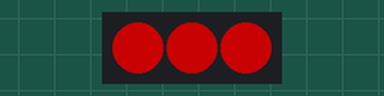
The sketch below on a simulated ATtiny85, built with avr-gcc and run on an emulated ATtiny85. Shown: 3 RGB LEDs in strip order, left to right. Dim RGB values are drawn brighter than linear; random numbers use the default seed unless the sketch sets one.

Above: at 0.05 s.
At 7.08 s:
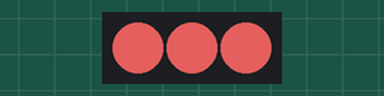
At 15.4 s:
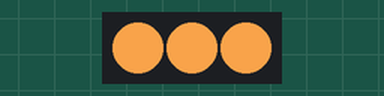
Timing chart, 0 to 40.0 s (numbered marks = the images above):
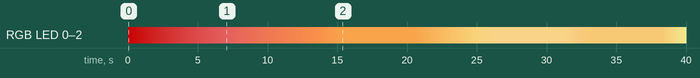

Measured:
- by itself, RGB LED 0–2: off → RGB(101, 1, 1) at 0.00 s, → RGB(102, 2, 2) 0.10 s later, → RGB(103, 3, 3) 0.10 s later, → RGB(104, 4, 4) 0.10 s later, … (249 changes in this stretch)

The sketch:

moonlight.ino
```cpp
#include <Adafruit_NeoPixel.h>
#ifdef __AVR__
 #include <avr/power.h> // Required for 16 MHz Adafruit Trinket
#endif

// Which pin on the Arduino is connected to the NeoPixels?
#define PIN        1
// How many NeoPixels are attached to the Arduino?
#define NUMPIXELS 3

Adafruit_NeoPixel pixels(NUMPIXELS, PIN, NEO_GRB + NEO_KHZ800);

#define DELAYVAL 100 // Time (in milliseconds) to pause between pixels

// Moon shades taken from https://www.nationalgeographic.com/science/article/photographer-marcella-giulia-pace-moon-colors
int mooncolors[48][3] = {
  {168, 101, 71},
  {130, 153, 175},
  {195, 203, 213},
  {147, 146, 150},
  {177, 173, 165},
  {191, 186, 175},
  {191, 164, 168},
  {181, 171, 170},
  {205, 198, 186},
  {191, 171, 141},
  {150, 141, 121},
  {163, 149, 124},
  {155, 141, 121},
  {138, 122, 100},
  {176, 142, 91},
  {169, 129, 82},
  {120, 85, 49},
  {139, 85, 50},
  {110, 72, 40},
  {69, 38, 15},
  {143, 27, 18},
  {203, 68, 34},
  {236, 96, 79},
  {238, 132, 50},
  {241, 166, 105},
  {214, 95, 58},
  {213, 100, 40},
  {153, 77, 48},
  {235, 154, 70},
  {242, 169, 89},
  {231, 187, 108},
  {213, 163, 98},
  {235, 199, 128},
  {223, 215, 149},
  {194, 168, 118},
  {214, 160, 105},
  {174, 126, 93},
  {205, 155, 109},
  {246, 203, 153},
  {236, 186, 154},
  {217, 189, 167},
  {159, 123, 115},
  {168, 118, 112},
  {143, 87, 76},
  {122, 71, 61},
  {81, 56, 59},
  {195, 136, 194},
  {147, 112, 125},
};

int currentR;
int currentG;
int currentB;

int targetR;
int targetG;
int targetB;

bool transitioning;
const int transitioningSteps = 1;

void setup() {
  // These lines are specifically to support the Adafruit Trinket 5V 16 MHz.
  // Any other board, you can remove this part (but no harm leaving it):
#if defined(__AVR_ATtiny85__) && (F_CPU == 16000000)
  clock_prescale_set(clock_div_1);
#endif
  // END of Trinket-specific code.

  pixels.begin(); // INITIALIZE NeoPixel strip object (REQUIRED)

  currentR = 100;
  currentG = 0;
  currentB = 0;

  targetR = 0;
  targetG = 0;
  targetB = 100;

  transitioning = false;
}


void loop() {
  pixels.clear(); // Set all pixel colors to 'off'

  if (!transitioning) {
    transitioning = true;

    int randomShade = random(0, 47);

    targetR = mooncolors[randomShade][0];
    targetG = mooncolors[randomShade][1];
    targetB = mooncolors[randomShade][2];
  }

  currentR = calculateNextValue(currentR, targetR);
  currentG = calculateNextValue(currentG, targetG);
  currentB = calculateNextValue(currentB, targetB);

  for (int i = 0; i < NUMPIXELS; i ++) {
    pixels.setPixelColor(i, pixels.Color(currentR, currentG, currentB));
  }
  pixels.show();   // Send the updated pixel colors to the hardware.
  delay(DELAYVAL); // Pause before next pass through loop

  if (currentR == targetR && currentG == targetG && currentB == targetB) {
    transitioning = false;
    delay(5000);
  }
}

int calculateNextValue(int currentVal, int targetVal) {
  int nextVal = targetVal;

  if (currentVal <= targetVal) {
    nextVal = currentVal + transitioningSteps;
    if (nextVal > targetVal) {
      nextVal = targetVal;
    }
  } else {
    nextVal = currentVal - transitioningSteps;
    if (nextVal < 0) {
      nextVal = 0;
    }
  }

  return nextVal;
}
```
